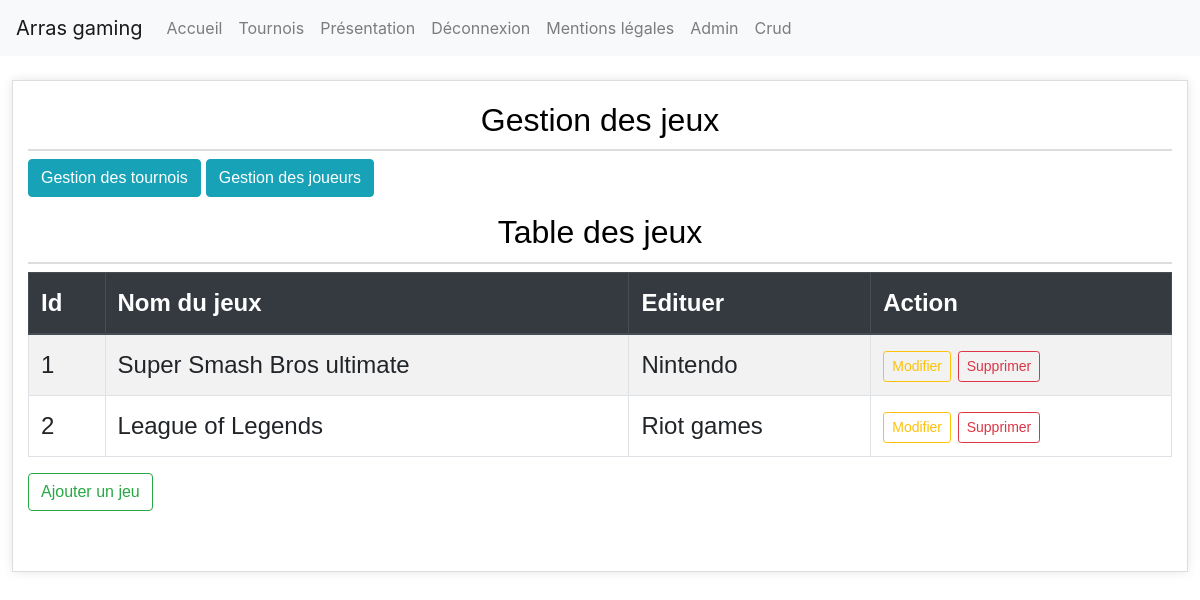
Page /admin/jeux/crud_jeu.php (signed in) on the committed database.
### tables this page shows
CREATE TABLE `jeux` (
  `id` int NOT NULL,
  `nom` varchar(100) NOT NULL,
  `editeur` varchar(100) NOT NULL
);

### admin/jeux/crud_jeu.php (the view, shortened to what this page needs)
<?php
require_once("../../hautbas/header.php");
$stmt = $pdo->prepare("SELECT * FROM jeux");
$stmt->execute();
?>
<!DOCTYPE html>
<html lang="fr">
<head>
    <link rel="stylesheet" href="https://stackpath.bootstrapcdn.com/bootstrap/4.3.1/css/bootstrap.min.css">
</head>
<body>
    <main class="container mt-4" id="joueurs-table">
        <section>
            <h2>Gestion des jeux</h2>
            <p>
                <a href="../tournois/crud_tournois.php" class="btn btn-info">Gestion des tournois</a>
                <a href="../joueur/crud.php" class="btn btn-info">Gestion des joueurs</a>
            </p>
            <h2>Table des jeux</h2>
            <table class="table table-striped table-bordered">
                <thead class="thead-dark">
                    <tr>
                        <th>Id</th>
                        <th>Nom du jeux</th>
                        <th>Edituer</th>
                        <th>Action</th>
                    </tr>
                </thead>
                <tbody>
                    <?php
                    while ($res = $stmt->fetch(PDO::FETCH_ASSOC)) {
                        echo "<tr>";
                        echo "<td>" . $res['id'] . "</td>";
                        echo "<td>" . $res['nom'] . "</td>";
                        echo "<td>" . $res['editeur'] . "</td>";
                        echo "<td>
                                <a href=\"edit_jeu.php?id=" . $res['id'] . "\" class='btn btn-outline-warning btn-sm'>Modifier</a>
                                <a href=\"delete_jeu.php?id=" . $res['id'] . "\" class='btn btn-outline-danger btn-sm' onClick=\"return confirm('Êtes-vous sûr de vouloir supprimer ?')\">Supprimer</a>
                              </td>";
                        echo "</tr>";
                    }
                    ?>
                </tbody>
            </table>
            <a href="add_jeu.php" class="btn btn-outline-success">Ajouter un jeu</a>
        </section>
    </main>
</body>
</html>

### css/style.css (style rules this page uses)
main { margin-left: 1%; font-family: Arial, sans-serif; font-size: 150%; text-align: justify; display: flex; padding-bottom: 50px; }
body { font-family: Arial, sans-serif; line-height: 1.6; margin: 20px; background-color: #f9f9f9; }
main { max-width: 98% !important; margin: auto; margin-top: 5%; padding: 20px; background-color: #fff; border: 1px solid #ddd; box-shadow: 0 0 10px rgba(0, 0, 0, 0.1); margin: auto; }
h1, h2 { color: #333; text-align: center; }
h2 { margin-top: 30px; font-size: 28px; border-bottom: 2px solid #ddd; padding-bottom: 10px; color: #000000; }
p { margin: 15px 0; font-size: 18px; color: #555; }
section { margin-bottom: 40px; }
a { color: #337ab7; text-decoration: none; }

### rows in the picture
jeux: id "1", nom "Super Smash Bros ultimate", editeur "Nintendo"
jeux: id "2", nom "League of Legends", editeur "Riot games"

### other values in the picture
$_SESSION['pseudo'] "Admin"
